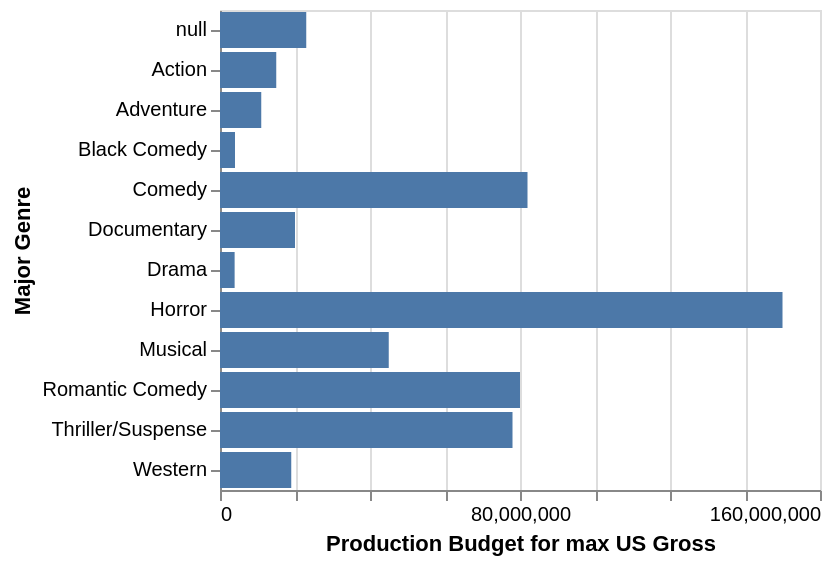

The Vega-Lite source for this figure:
### Vega-Lite specification from a JSON file in a GitHub repository (floating-point values rounded to 4 significant figures; data arrays with more than 128 entries replaced by an {"elided": "..."} marker saying what was removed)
{"$schema": "https://vega.github.io/schema/vega-lite/v6.json", "data": {"values": {"elided": "200 records"}}, "mark": "bar", "encoding": {"x": {"aggregate": {"argmax": "US Gross"}, "field": "Production Budget", "type": "quantitative"}, "y": {"field": "Major Genre", "type": "nominal"}}}
